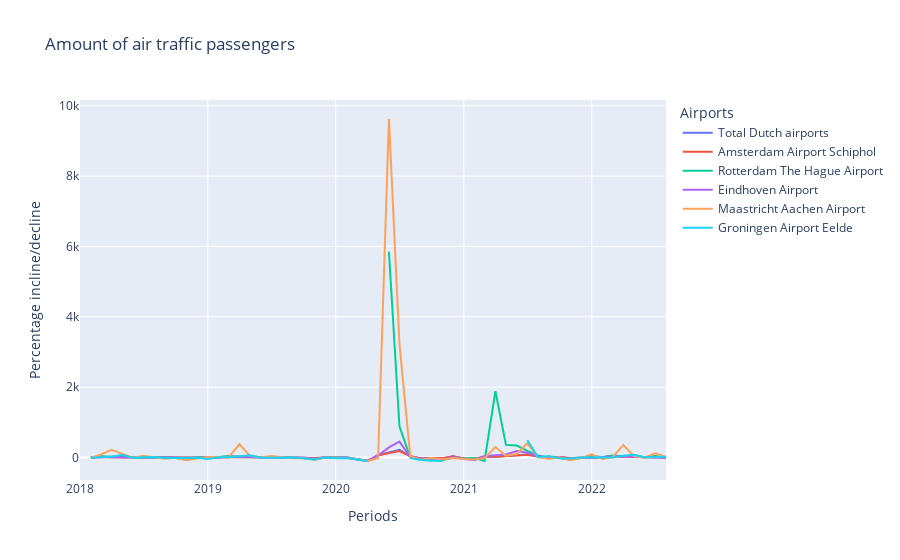

Write notebook code for a chart like this one.
### Code cell
fig = px.line(at_df_complete, x="Periods", y='Percentage incline/decline',
              color='Airports', title='Amount of air traffic passengers')

fig.show()
